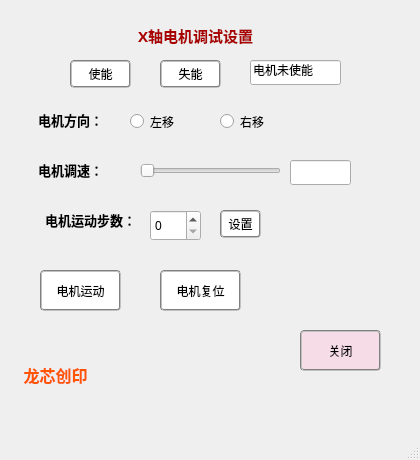
<?xml version="1.0" encoding="UTF-8"?>
<ui version="4.0">
 <class>x_window</class>
 <widget class="QMainWindow" name="x_window">
  <property name="geometry">
   <rect>
    <x>0</x>
    <y>0</y>
    <width>420</width>
    <height>460</height>
   </rect>
  </property>
  <property name="windowTitle">
   <string>MainWindow</string>
  </property>
  <widget class="QWidget" name="centralwidget">
   <widget class="QSlider" name="horizontalSlider">
    <property name="geometry">
     <rect>
      <x>140</x>
      <y>160</y>
      <width>141</width>
      <height>22</height>
     </rect>
    </property>
    <property name="maximum">
     <number>1000</number>
    </property>
    <property name="pageStep">
     <number>100</number>
    </property>
    <property name="orientation">
     <enum>Qt::Horizontal</enum>
    </property>
   </widget>
   <widget class="QLabel" name="label_3">
    <property name="geometry">
     <rect>
      <x>30</x>
      <y>200</y>
      <width>121</width>
      <height>41</height>
     </rect>
    </property>
    <property name="font">
     <font>
      <family>微软雅黑</family>
     </font>
    </property>
    <property name="text">
     <string>&lt;html&gt;&lt;head/&gt;&lt;body&gt;&lt;p align=&quot;center&quot;&gt;&lt;span style=&quot; font-size:10pt; font-weight:700; color:#000000;&quot;&gt;电机运动步数：&lt;/span&gt;&lt;/p&gt;&lt;/body&gt;&lt;/html&gt;</string>
    </property>
   </widget>
   <widget class="QLabel" name="label_2">
    <property name="geometry">
     <rect>
      <x>30</x>
      <y>110</y>
      <width>81</width>
      <height>21</height>
     </rect>
    </property>
    <property name="font">
     <font>
      <family>微软雅黑</family>
     </font>
    </property>
    <property name="text">
     <string>&lt;html&gt;&lt;head/&gt;&lt;body&gt;&lt;p align=&quot;center&quot;&gt;&lt;span style=&quot; font-size:10pt; font-weight:700; color:#000000;&quot;&gt;电机方向：&lt;/span&gt;&lt;/p&gt;&lt;/body&gt;&lt;/html&gt;</string>
    </property>
   </widget>
   <widget class="QPushButton" name="step_set_button">
    <property name="geometry">
     <rect>
      <x>220</x>
      <y>210</y>
      <width>41</width>
      <height>28</height>
     </rect>
    </property>
    <property name="styleSheet">
     <string notr="true">border:2px groove gray;border-radius:
4px;padding:2px 4px;
background-color: rgb(255, 255, 255);</string>
    </property>
    <property name="text">
     <string>设置</string>
    </property>
   </widget>
   <widget class="QPushButton" name="reset_button">
    <property name="geometry">
     <rect>
      <x>160</x>
      <y>270</y>
      <width>81</width>
      <height>41</height>
     </rect>
    </property>
    <property name="styleSheet">
     <string notr="true">border:2px groove gray;border-radius:
4px;padding:2px 4px;
background-color: rgb(255, 255, 255);</string>
    </property>
    <property name="text">
     <string>电机复位</string>
    </property>
   </widget>
   <widget class="QPushButton" name="lose_button">
    <property name="geometry">
     <rect>
      <x>160</x>
      <y>60</y>
      <width>61</width>
      <height>28</height>
     </rect>
    </property>
    <property name="styleSheet">
     <string notr="true">border:2px groove gray;border-radius:
4px;padding:2px 4px;
background-color: rgb(255, 255, 255);</string>
    </property>
    <property name="text">
     <string>失能</string>
    </property>
   </widget>
   <widget class="QLabel" name="label_6">
    <property name="geometry">
     <rect>
      <x>10</x>
      <y>360</y>
      <width>91</width>
      <height>31</height>
     </rect>
    </property>
    <property name="text">
     <string>&lt;html&gt;&lt;head/&gt;&lt;body&gt;&lt;p align=&quot;center&quot;&gt;&lt;span style=&quot; font-size:12pt; font-weight:700; color:#ff5500;&quot;&gt;龙芯创印&lt;/span&gt;&lt;/p&gt;&lt;/body&gt;&lt;/html&gt;</string>
    </property>
   </widget>
   <widget class="QSpinBox" name="step_spinBox">
    <property name="geometry">
     <rect>
      <x>150</x>
      <y>210</y>
      <width>51</width>
      <height>31</height>
     </rect>
    </property>
    <property name="maximum">
     <number>10000</number>
    </property>
    <property name="singleStep">
     <number>100</number>
    </property>
   </widget>
   <widget class="QRadioButton" name="left_button">
    <property name="geometry">
     <rect>
      <x>130</x>
      <y>110</y>
      <width>118</width>
      <height>23</height>
     </rect>
    </property>
    <property name="text">
     <string>左移</string>
    </property>
   </widget>
   <widget class="QLabel" name="label_5">
    <property name="geometry">
     <rect>
      <x>10</x>
      <y>320</y>
      <width>91</width>
      <height>51</height>
     </rect>
    </property>
    <property name="styleSheet">
     <string notr="true">border-image: url(:/one.png);</string>
    </property>
    <property name="text">
     <string/>
    </property>
   </widget>
   <widget class="QLineEdit" name="lineEdit_2">
    <property name="geometry">
     <rect>
      <x>250</x>
      <y>60</y>
      <width>91</width>
      <height>25</height>
     </rect>
    </property>
    <property name="text">
     <string>电机未使能</string>
    </property>
   </widget>
   <widget class="QPushButton" name="get_button">
    <property name="geometry">
     <rect>
      <x>70</x>
      <y>60</y>
      <width>61</width>
      <height>28</height>
     </rect>
    </property>
    <property name="styleSheet">
     <string notr="true">border:2px groove gray;border-radius:
4px;padding:2px 4px;
background-color: rgb(255, 255, 255);</string>
    </property>
    <property name="text">
     <string>使能</string>
    </property>
   </widget>
   <widget class="QLabel" name="label">
    <property name="geometry">
     <rect>
      <x>30</x>
      <y>160</y>
      <width>81</width>
      <height>21</height>
     </rect>
    </property>
    <property name="font">
     <font>
      <family>微软雅黑</family>
     </font>
    </property>
    <property name="text">
     <string>&lt;html&gt;&lt;head/&gt;&lt;body&gt;&lt;p align=&quot;center&quot;&gt;&lt;span style=&quot; font-size:10pt; font-weight:700; color:#000000;&quot;&gt;电机调速：&lt;/span&gt;&lt;/p&gt;&lt;/body&gt;&lt;/html&gt;</string>
    </property>
   </widget>
   <widget class="QLabel" name="label_4">
    <property name="geometry">
     <rect>
      <x>120</x>
      <y>10</y>
      <width>151</width>
      <height>51</height>
     </rect>
    </property>
    <property name="font">
     <font>
      <family>黑体</family>
     </font>
    </property>
    <property name="text">
     <string>&lt;html&gt;&lt;head/&gt;&lt;body&gt;&lt;p align=&quot;center&quot;&gt;&lt;span style=&quot; font-size:11pt; font-weight:700; color:#aa0000;&quot;&gt;X轴电机调试设置&lt;/span&gt;&lt;/p&gt;&lt;/body&gt;&lt;/html&gt;</string>
    </property>
   </widget>
   <widget class="QLineEdit" name="lineEdit">
    <property name="geometry">
     <rect>
      <x>290</x>
      <y>160</y>
      <width>61</width>
      <height>25</height>
     </rect>
    </property>
   </widget>
   <widget class="QPushButton" name="pushButton">
    <property name="geometry">
     <rect>
      <x>40</x>
      <y>270</y>
      <width>81</width>
      <height>41</height>
     </rect>
    </property>
    <property name="styleSheet">
     <string notr="true">border:2px groove gray;border-radius:
4px;padding:2px 4px;
background-color: rgb(255, 255, 255);
</string>
    </property>
    <property name="text">
     <string>电机运动</string>
    </property>
   </widget>
   <widget class="QPushButton" name="x_close_button">
    <property name="geometry">
     <rect>
      <x>300</x>
      <y>330</y>
      <width>81</width>
      <height>41</height>
     </rect>
    </property>
    <property name="styleSheet">
     <string notr="true">border:2px groove gray;border-radius:
4px;padding:2px 4px;
background-color: rgb(245, 220, 230);</string>
    </property>
    <property name="text">
     <string>关闭</string>
    </property>
   </widget>
   <widget class="QRadioButton" name="right_button">
    <property name="geometry">
     <rect>
      <x>220</x>
      <y>110</y>
      <width>118</width>
      <height>23</height>
     </rect>
    </property>
    <property name="text">
     <string>右移</string>
    </property>
   </widget>
  </widget>
  <widget class="QMenuBar" name="menubar">
   <property name="geometry">
    <rect>
     <x>0</x>
     <y>0</y>
     <width>420</width>
     <height>27</height>
    </rect>
   </property>
  </widget>
  <widget class="QStatusBar" name="statusbar"/>
 </widget>
 <resources/>
 <connections/>
</ui>
